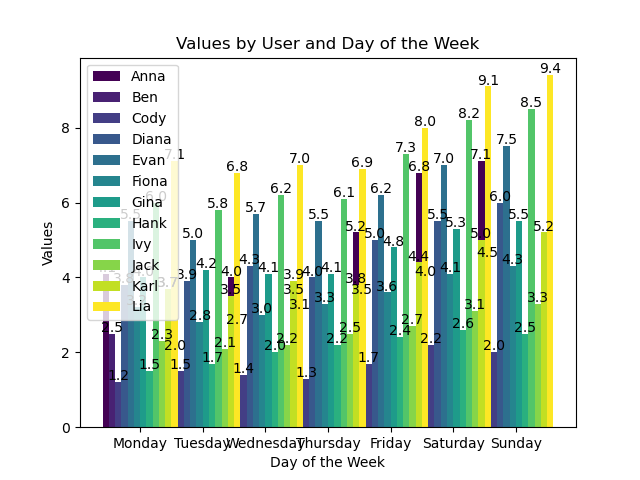

Python code for this plot:

import matplotlib.pyplot as plt
import numpy as np

# Data extracted from the table
users = ['Anna', 'Ben', 'Cody', 'Diana', 'Evan', 'Fiona', 'Gina', 'Hank', 'Ivy', 'Jack', 'Karl', 'Lia']
days_of_week = ['Monday', 'Tuesday', 'Wednesday', 'Thursday', 'Friday', 'Saturday', 'Sunday']

# Convert table data to a structured format
data = {
    'Anna': [4.1, 3.7, 4.0, 3.5, 5.2, 6.8, 7.1],
    'Ben': [2.5, 2.0, 2.7, 3.1, 3.5, 4.0, 4.5],
    'Cody': [1.2, 1.5, 1.4, 1.3, 1.7, 2.2, 2.0],
    'Diana': [3.8, 3.9, 4.3, 4.0, 5.0, 5.5, 6.0],
    'Evan': [5.5, 5.0, 5.7, 5.5, 6.2, 7.0, 7.5],
    'Fiona': [3.2, 2.8, 3.0, 3.3, 3.6, 4.1, 4.3],
    'Gina': [4.0, 4.2, 4.1, 4.1, 4.8, 5.3, 5.5],
    'Hank': [1.5, 1.7, 2.0, 2.2, 2.4, 2.6, 2.5],
    'Ivy': [6.0, 5.8, 6.2, 6.1, 7.3, 8.2, 8.5],
    'Jack': [2.3, 2.1, 2.2, 2.5, 2.7, 3.1, 3.3],
    'Karl': [3.7, 3.5, 3.9, 3.8, 4.4, 5.0, 5.2],
    'Lia': [7.1, 6.8, 7.0, 6.9, 8.0, 9.1, 9.4]
}

num_users = len(users)
num_days = len(days_of_week)

# Assign a unique color to each user
colors = plt.cm.viridis(np.linspace(0, 1, num_users))

# Setting up the bar width and positions
bar_width = 0.1
indices = np.arange(num_days)

# Create a bar for each user
for i, user in enumerate(users):
    plt.bar(indices + i * bar_width, data[user], bar_width, label=user, color=colors[i])

# Adding labels and title
plt.xlabel('Day of the Week')
plt.ylabel('Values')
plt.title('Values by User and Day of the Week')
plt.xticks(indices + bar_width * (num_users / 2 - 0.5), days_of_week)
plt.legend()

# Adding value labels above bars
for i, user in enumerate(users):
    for index, value in enumerate(data[user]):
        plt.text(index + i * bar_width, value + 0.05, f"{value:.1f}", ha='center')

# Display the plot
plt.show()
